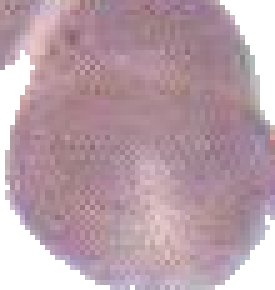
#> input picture dataset/malaria/uab_curated/0/0_140-12.png, 55 x 58 px (shown 5 times larger); its folder holds 4 pictures in this run
$ jupyter execute --allow-errors malaria.ipynb
#> lines starting #> are read from the running program, lines starting #| are printed output that depends on the picture
## Import libraries

[cell 1]
from PIL import Image, ImageOps
import numpy as np
import matplotlib.pyplot as plt
import os
from sklearn.decomposition import PCA
from sklearn.preprocessing import StandardScaler
from sklearn.model_selection import train_test_split
from sklearn.svm import SVC
from sklearn.model_selection import GridSearchCV
from sklearn.metrics import classification_report
from sklearn.metrics import accuracy_score
import glob
from sklearn.pipeline import make_pipeline
from sklearn.model_selection import validation_curve
from sklearn.metrics import confusion_matrix, ConfusionMatrixDisplay
random =  400

### Check Number of Samples and Distribution of Classes

[cell 2]
#Load filename from uah and uab_curated directory
infected_uab = glob.glob('dataset/malaria/uab_curated/1/*.png')
uninfected_uab = glob.glob('dataset/malaria/uab_curated/0/*.png')
infected_uah = glob.glob('dataset/malaria/uah/1/*.png')
uninfected_uah = glob.glob('dataset/malaria/uah/0/*.tiff')

# Get total number of sample for infected and uninfected images
infected_images =  infected_uab +infected_uah
uninfected_images =  uninfected_uab + uninfected_uah
total_infected = len(infected_images)
total_uninfected = len(uninfected_images)

print('total number of images', total_infected + total_uninfected)
print('total number of infected images', total_infected)
print('total number of uninfected images', total_uninfected)

# plt distribution of classes
plt.bar(['uninfected','infected'],[total_uninfected, total_infected])
plt.show()
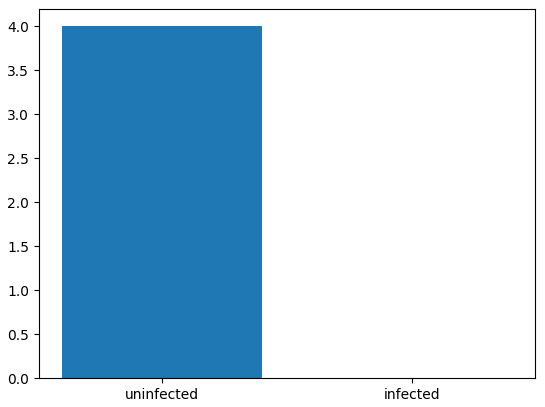
#> figure drawn by matplotlib, 1 panel

## Visualize data and Check images

[cell 3]
def plot_images(title,images):
    '''
    Function to plot images
    '''
    fig, ax = plt.subplots(figsize=(18, 8))
    fig.suptitle(title, fontsize=24)
    for ind, img_src in enumerate(images):
        plt.subplot(3, 10, ind+1)
        img = plt.imread(img_src)
        plt.axis('off')
        plt.imshow(img)

plot_images('infected_images', infected_images[:10])
plot_images('uninfected_images', uninfected_uah[:10])

## Preprocessing

[cell 4]
def load_data():
    '''
    load the images as numpy array and resize the data into 64x64 resolution
    '''
    images = []
    labels = []
    # loaded uninfected images
    for file in uninfected_images:
        with Image.open(file) as img:
#> img is the input picture: PIL image 55x58 RGB; mean R, G, B 185.6, 159.7, 169.6
            np_img = np.array(img.resize((64,64)))
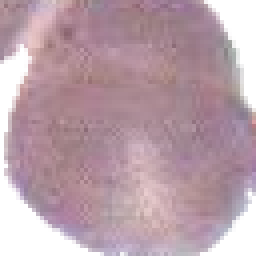
#> np_img: shape (64, 64, 3) (shown 4 times larger); mean R, G, B 185.5, 159.5, 169.5
#> pass 3 of the loop in load_data, `for file in uninfected_images:`:
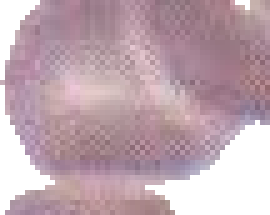
#> input picture dataset/malaria/uab_curated/0/0_257-8.png, 54 x 43 px (shown 5 times larger)
#> in load_data, img is the input picture: PIL image 54x43 RGB; mean R, G, B 191.2, 166.3, 175.9
#> in load_data, `np_img = np.array(img.resize((64,64)))`:
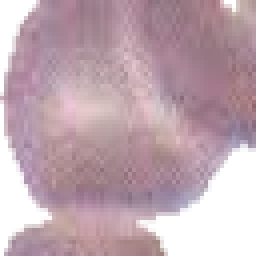
#> np_img: shape (64, 64, 3) (shown 4 times larger); mean R, G, B 191, 166.1, 175.8
#> the loop made 4 passes; the first 3 are shown
        images.append(np_img)
        labels.append(0)

    # loaded infected images
    for file in infected_images:
        with Image.open(file) as img:
            np_img = np.array(img.resize((64,64)))
        images.append(np_img)
        labels.append(1)

    imgs = np.asarray(images)
    lbls = np.asarray(labels)
    return imgs , lbls

images, labels= load_data()

#### Reshape images into vector

[cell 5]
# Get no of samples, height, width and channel information
n_samples, h,w,c = images.shape
#> n_samples = 4; h = 64; w = 64; c = 3
# Reshape images to vector
x = images.reshape(n_samples,-1)
x.shape
#> Out = (4, 12288)

#### Split data into train and test set

[cell 6]
X_train, X_test, y_train, y_test = train_test_split(
    x, labels, test_size=0.25, random_state=random
)

#### Standardize the data

[cell 7]
scaler = StandardScaler()
X_train = scaler.fit_transform(X_train)
X_test = scaler.transform(X_test)

#### Apply PCA to reduce dimensions

[cell 8]
pca  = PCA(n_components=0.95).fit(X_train)
X_train_pca = pca.transform(X_train)
X_test_pca = pca.transform(X_test)

[cell 9]
X_train_pca.shape
#> Out = (3, 2)

[cell 10]
def plot_evr(ev,title):
#> called with ev = array of shape (2,), title = 'Explained varaince ratio'
    plt.figure()
    nums = [i+1 for i in range(len(ev))]
    plt.bar(nums,list(ev*100),label = 'Principal Components', color = 'b')
    plt.legend()
    plt.xlabel('Principal Components')
    pc = []

    for i in range(len(ev)):
        pc.append('PC'+str(i+1))
    plt.xticks(nums, pc, fontsize=8, rotation=30)
    plt.ylabel('Variance ratio')
    plt.title(title)
    plt.show()
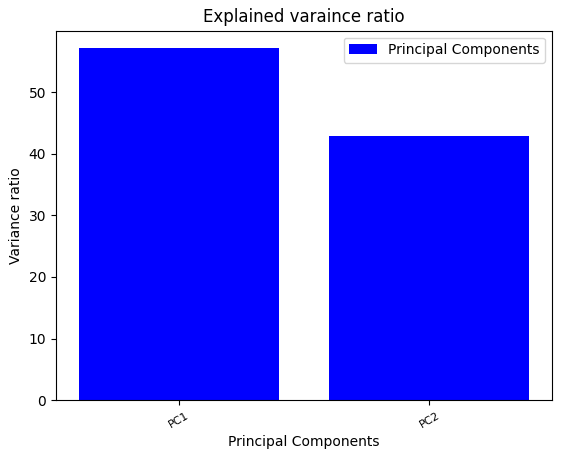
#> figure drawn by matplotlib, 1 panel

plot_evr(pca.explained_variance_ratio_,"Explained varaince ratio")

### Plot Eigen cell

[cell 11]
def plot_gallery(images, titles, h, w, n_row=5, n_col=5):
    """Helper function to plot a gallery of portraits"""
    plt.figure(figsize=(1.8 * n_col, 2.4 * n_row))
    for i in range(n_row * n_col):
        plt.subplot(n_row, n_col, i + 1)
        plt.imshow(images[i].reshape((h, w, c))[:,:,1])
        plt.title(titles[i], size=12)
        plt.xticks(())
        plt.yticks(())

principal_components =  X_train_pca.shape[1]
#> principal_components = 2
eigencells  =  pca.components_.reshape((principal_components,h,w,c))
pca_titles = ["eigencell %d" % i for i in range(eigencells.shape[0])]
#> pca_titles = ['eigencell 0', 'eigencell 1']
#> (the rest of this cell did not finish here and is left out)
